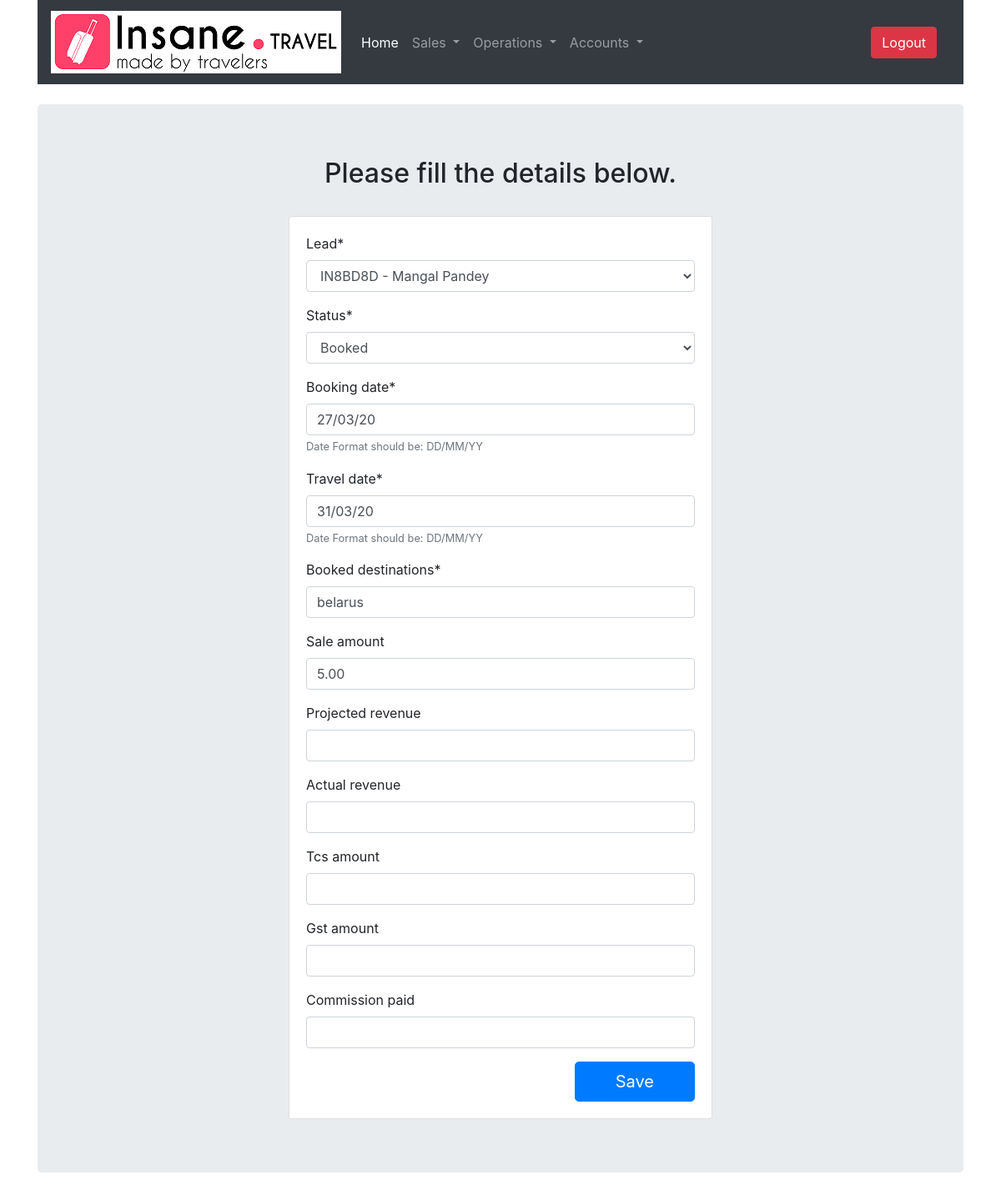
The page /operations/booking/1/update/ (signed in) on the database its author committed.
### OperationsApp/models.py (models this page shows, shortened)
class Booking(models.Model):
    status_choices = [
        ('BOOKED', 'Booked'),
        ('TRAVELLED', 'Travelled'),
        ('CLOSED', 'Closed')
    ]
    lead = models.OneToOneField(Lead,related_name='Booking',on_delete=models.PROTECT)
    customer = models.ForeignKey(Customer,related_name='Booking',editable=False,on_delete=models.PROTECT,null=True)
    status = models.CharField(max_length=25,choices=status_choices,default='BOOKED')
    booking_date = models.DateField()
    travel_date = models.DateField()
    booked_destinations = models.CharField(max_length=256)
    sale_amount = models.DecimalField(max_digits=19,decimal_places=2,blank=True,null=True)
    projected_revenue = models.DecimalField(max_digits=19,decimal_places=2,blank=True,null=True)
    actual_revenue = models.DecimalField(max_digits=19,decimal_places=2,blank=True,null=True)
    tcs_amount = models.DecimalField(max_digits=19,decimal_places=2,blank=True,null=True)
    gst_amount = models.DecimalField(max_digits=19,decimal_places=2,blank=True,null=True)
    commission_paid = models.DecimalField(max_digits=19,decimal_places=2,blank=True,null=True)
    trip_id = models.CharField(max_length=10,editable=False)

### OperationsApp/views.py (the view)
# urls.py: path('booking/<int:pk>/update/',views.BookingUpdateView.as_view(),name='booking_update'),
class BookingUpdateView(LoginRequiredMixin,UserPassesTestMixin,UpdateView):
    form_class = BookingForm
    model = Booking
    def test_func(self):
        return self.request.user.groups.filter(name='Operations').exists()

### OperationsApp/forms.py
class BookingForm(forms.ModelForm):
    booking_date = forms.DateField(widget=forms.DateInput(format='%d/%m/%y'),input_formats=('%d/%m/%y', ))
    travel_date = forms.DateField(widget=forms.DateInput(format='%d/%m/%y'),input_formats=('%d/%m/%y', ))
    class Meta:
        model = Booking
        fields = ('lead','status','booking_date','travel_date','booked_destinations','sale_amount',
                    'projected_revenue','actual_revenue','tcs_amount','gst_amount','commission_paid')

### SalesApp/models.py (called while the page is built)
    def __str__(self):
        lead_display_name =  '{} - {}'.format(self.trip_id, self.customer.name)
        return lead_display_name

### OperationsApp/templates/OperationsApp/booking_form.html (shortened to what this page needs)
{% extends "base_staff.html" %}
{% load static %}
{% load bootstrap4 %}
{% load crispy_forms_tags %}
{% block content %}
<div class="container">
  <br>
  <div class="jumbotron">
    <h2 align='center'>Please fill the details below.</h2>
    <br>
    <div class="row justify-content-center">
      <div class="col-6">
        <div class="card">
          <div class="card-body">
            <form class="form-group" method="POST">
            {{ form|crispy }}
            <button class="btn btn-primary btn-lg float-right px-5" type="submit">Save</button>
            </form>
          </div>
        </div>
      </div>
    </div>
  </div>
</div>
{% endblock %}

### rows shown on the page
Booking: lead "IN8BD8D - Mangal Pandey", status "Booked", booking_date "27/03/20", travel_date "31/03/20", booked_destinations "belarus", sale_amount "5.00"
